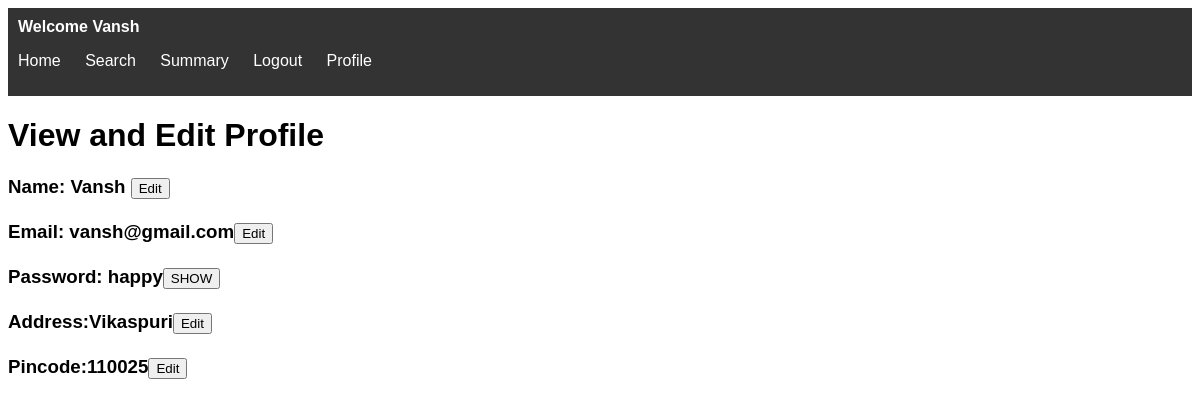
Page /profile (signed in) on the committed database.
### models.py (models this page shows)
class User(db.Model, UserMixin):
    id = db.Column(db.Integer, primary_key=True)
    username = db.Column(db.String(150), unique=True, nullable=False)
    password = db.Column(db.String(150), nullable=False)
    role = db.Column(db.String(50))  # "admin", "professional", "customer"
    name = db.Column(db.String(150), unique=True, nullable=False)
    phone = db.Column(db.Integer)
    address = db.Column(db.String(150))
    pincode = db.Column(db.Integer)
    experience = db.Column(db.Integer)
    rating = db.Column(db.Integer)
    service_id = db.Column(db.Integer, db.ForeignKey('service.id'))
    customer_requests = db.relationship(
        'ServiceRequest', foreign_keys='ServiceRequest.customer_id',
        back_populates='customer', lazy=True
    )
    professional_requests = db.relationship(
        'ServiceRequest', foreign_keys='ServiceRequest.professional_id',
        back_populates='professional', lazy=True
    )

### app.py (the view)
@app.route('/profile', methods=['POST','GET'])
def profile():
        return render_template ('profile.html' , user=current_user)

### app.py (called while the page is built)
@login_manager.user_loader
def load_user(user_id):
    return User.query.get(int(user_id))

### templates/profile.html (shortened to what this page needs)
<!DOCTYPE html>
<html>
<head>
</head>
<body>
    <nav>
        <h4> Welcome {{user.name}}</h4>
        <ul>
            <li><a href="/home">Home</a></li>
            <li><a href="/search">Search</a></li>
            <li><a href="/summary">Summary</a></li>
            <li><a href="/logout">Logout</a></li>
            <li><a href="/profile">Profile</a></li>
        </ul>
    </nav>
    <h1> View and Edit Profile </h1>
    <h3> Name: {{user.name}} <button> Edit </button>
        <br><br>
        Email: {{user.username}}<button> Edit </button>
        <br><br>
        Password: {{user.password}}<button> SHOW </button>
        <br><br>
        Address:{{user.address}}<button> Edit</button>
        <br><br>
        Pincode:{{user.pincode}}<button> Edit</button>
    </h3>
</body>
</html>

### templates/profile.html (style rules this page uses)
body { font-family: Arial, sans-serif; }
nav { background-color: #333; color: white; padding: 10px; }
nav h4 { margin: 0; }
ul { list-style-type: none; padding: 0; }
li { display: inline; margin-right: 20px; }
a { color: white; text-decoration: none; }

### rows in the picture
User: name "Vansh", username "vansh@gmail.com", password "happy", address "Vikaspuri", pincode "110025"
